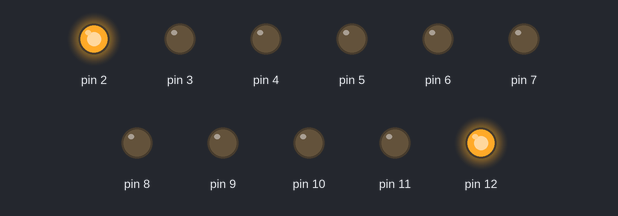
A sketch run on a simulated Arduino Uno, built with avr-gcc and run on an emulated ATmega328P. Parts: output pins drawn as LEDs (lit = HIGH).

Above: at 0.12 s.
At 0.87 s:
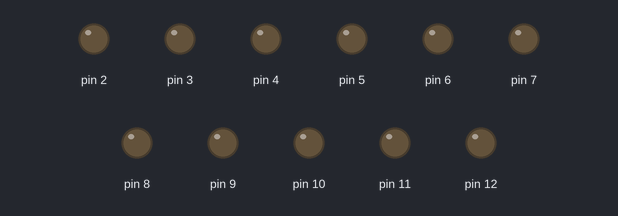
At 1.62 s:
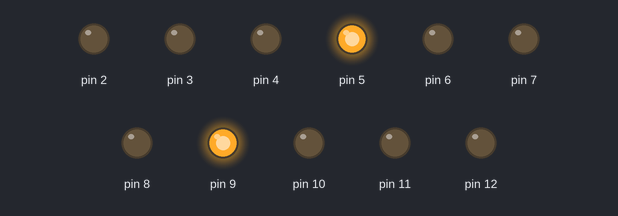
At 3.12 s:
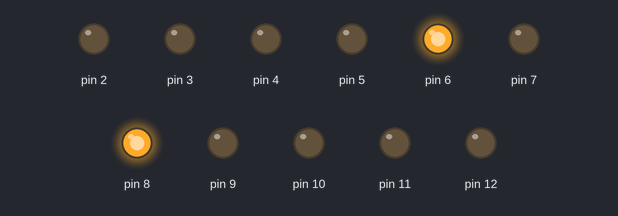
At 4.62 s:
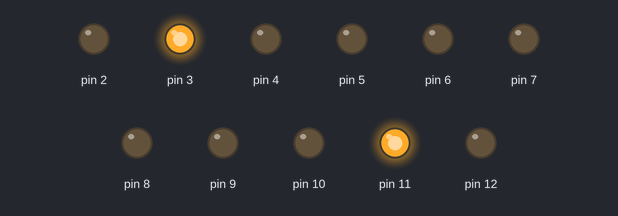
At 6.12 s:
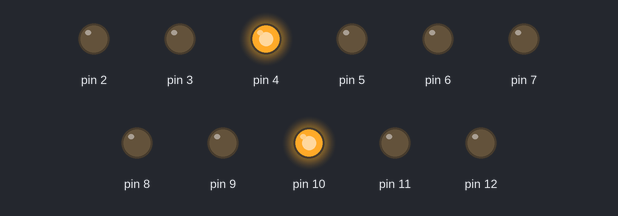
Timing chart, 0 to 6.5 s (numbered marks = the images above):
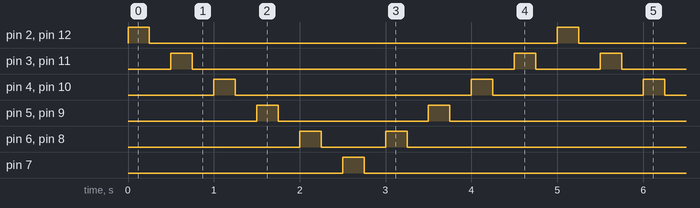

Measured:
- by itself, pin 2, pin 7, pin 12: alternates HIGH for 0.25 s and LOW for 4.8 s
- by itself, pin 3, pin 11: repeats every 5.0 s: LOW 3.8 s, HIGH 0.25 s, LOW 0.75 s, HIGH 0.25 s
- by itself, pin 4, pin 10: repeats every 5.0 s: LOW 2.8 s, HIGH 0.25 s, LOW 1.8 s, HIGH 0.25 s
- by itself, pin 5, pin 9: repeats every 5.0 s: LOW 1.8 s, HIGH 0.25 s, LOW 2.8 s, HIGH 0.25 s
- by itself, pin 6, pin 8: repeats every 5.0 s: LOW 0.75 s, HIGH 0.25 s, LOW 3.8 s, HIGH 0.25 s

The sketch:

lab_exercise_1.2.ino
```cpp
// C++ code
//
int LED1 = 2;
int LED2 = 3;
int LED3 = 4;
int LED4 = 5;
int LED5 = 6;
int LED6 = 7;
int LED7 = 8;
int LED8 = 9;
int LED9 = 10;
int LED10 = 11;
int LED11 = 12;


void setup()
{
  pinMode(2, OUTPUT);
  pinMode(3, OUTPUT);
  pinMode(4, OUTPUT);
  pinMode(5, OUTPUT);
  pinMode(6, OUTPUT);
  pinMode(7, OUTPUT);
  pinMode(8, OUTPUT);
  pinMode(9, OUTPUT);
  pinMode(10, OUTPUT);
  pinMode(11, OUTPUT);
  pinMode(12, OUTPUT);

}

void loop()
{

  digitalWrite(12, HIGH);
  digitalWrite(2, HIGH);
  delay(250);
  digitalWrite(12, LOW);
  digitalWrite(2, LOW);
  delay(250);
  digitalWrite(11, HIGH);
  digitalWrite(3, HIGH);
  delay(250);
  digitalWrite(11, LOW);
  digitalWrite(3, LOW);
  delay(250);
  digitalWrite(10, HIGH);
  digitalWrite(4, HIGH);
  delay(250);
  digitalWrite(10, LOW);
  digitalWrite(4, LOW);
  delay(250);
  digitalWrite(9, HIGH);
  digitalWrite(5, HIGH);
  delay(250);
  digitalWrite(9, LOW);
  digitalWrite(5, LOW);
  delay(250);
  digitalWrite(8, HIGH);
  digitalWrite(6, HIGH);
  delay(250);
  digitalWrite(8, LOW);
  digitalWrite(6, LOW);
  delay(250);
  digitalWrite(7, HIGH);
  delay(250);
  digitalWrite(7, LOW);
  delay(250);
  digitalWrite(6, HIGH);
  digitalWrite(8, HIGH);
  delay(250);
  digitalWrite(6, LOW);
  digitalWrite(8, LOW);
  delay(250);
  digitalWrite(5, HIGH);
  digitalWrite(9, HIGH);
  delay(250);
  digitalWrite(5, LOW);
  digitalWrite(9, LOW);
  delay(250);
  digitalWrite(4, HIGH);
  digitalWrite(10, HIGH);
  delay(250);
  digitalWrite(4, LOW);
  digitalWrite(10, LOW);
  delay(250);
  digitalWrite(3, HIGH);
  digitalWrite(11, HIGH);
  delay(250);
  digitalWrite(3, LOW);
  digitalWrite(11, LOW);
  delay(250);
  digitalWrite(2, HIGH);
  digitalWrite(12, HIGH);
  delay(250);
  digitalWrite(2, LOW);
  digitalWrite(12, LOW);
  delay(250);

  digitalWrite(11, HIGH);
  digitalWrite(3, HIGH);
  delay(250);
  digitalWrite(11, LOW);
  digitalWrite(3, LOW);
  delay(250);
  digitalWrite(10, HIGH);
  digitalWrite(4, HIGH);
  delay(250);
  digitalWrite(10, LOW);
  digitalWrite(4, LOW);
  delay(250);
  digitalWrite(9, HIGH);
  digitalWrite(5, HIGH);
  delay(250);
  digitalWrite(9, LOW);
  digitalWrite(5, LOW);
  delay(250);
  digitalWrite(8, HIGH);
  digitalWrite(6, HIGH);
  delay(250);
  digitalWrite(8, LOW);
  digitalWrite(6, LOW);
  delay(250);
  digitalWrite(7, HIGH);
  delay(250);
  digitalWrite(7, LOW);
  delay(250);
  digitalWrite(6, HIGH);
  digitalWrite(8, HIGH);
  delay(250);
  digitalWrite(6, LOW);
  digitalWrite(8, LOW);
  delay(250);
  digitalWrite(5, HIGH);
  digitalWrite(9, HIGH);
  delay(250);
  digitalWrite(5, LOW);
  digitalWrite(9, LOW);
  delay(250);
  digitalWrite(4, HIGH);
  digitalWrite(10, HIGH);
  delay(250);
  digitalWrite(4, LOW);
  digitalWrite(10, LOW);
  delay(250);
  digitalWrite(3, HIGH);
  digitalWrite(11, HIGH);
  delay(250);
  digitalWrite(3, LOW);
  digitalWrite(11, LOW);
  delay(250);

}
```
